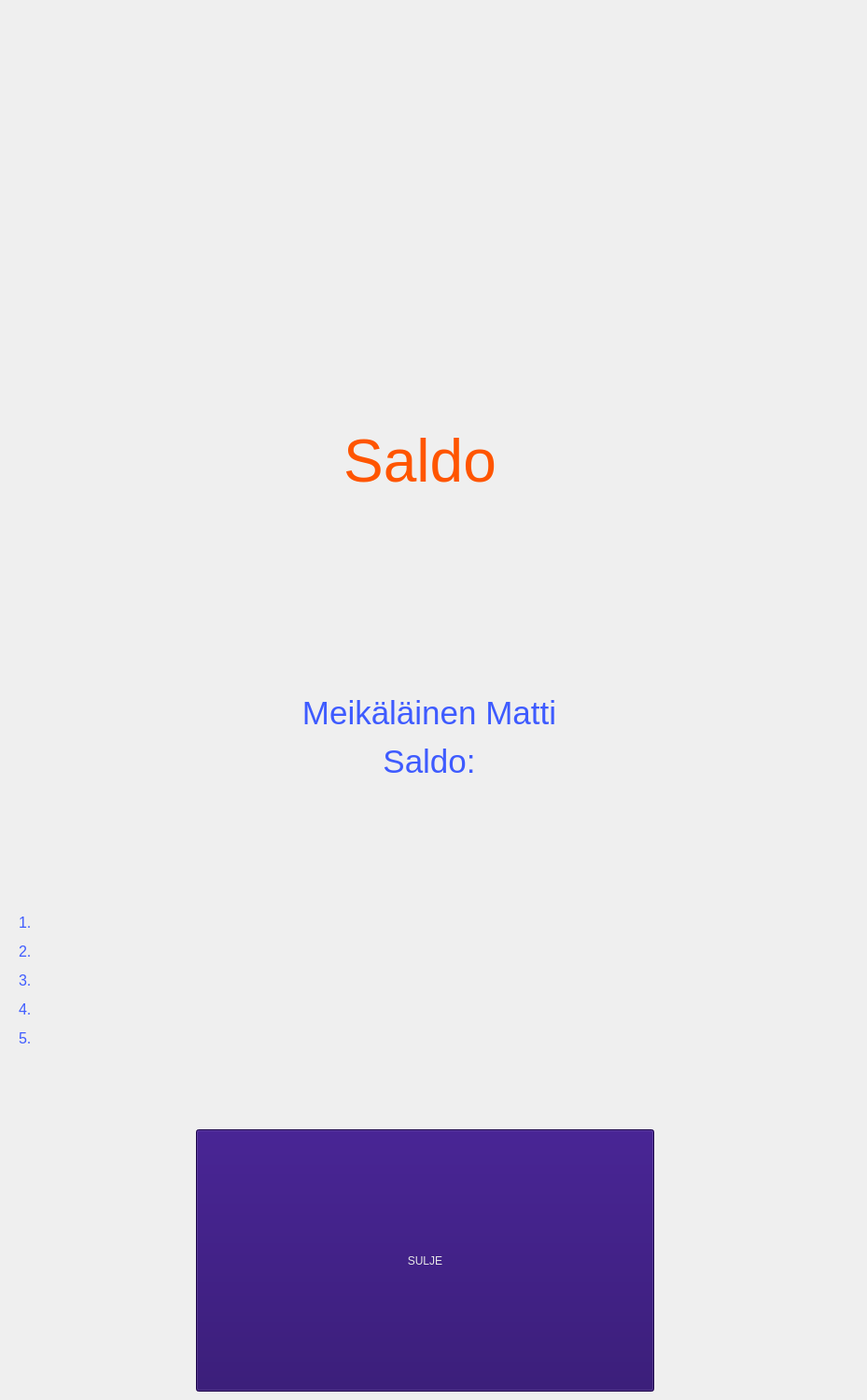
    <widget class="QWidget" name="page_8">
     <widget class="QLabel" name="label_11">
      <property name="geometry">
       <rect>
        <x>0</x>
        <y>360</y>
        <width>900</width>
        <height>271</height>
       </rect>
      </property>
      <property name="sizePolicy">
       <sizepolicy hsizetype="Preferred" vsizetype="Maximum">
        <horstretch>0</horstretch>
        <verstretch>0</verstretch>
       </sizepolicy>
      </property>
      <property name="palette">
       <palette>
        <active>
         <colorrole role="WindowText">
          <brush brushstyle="SolidPattern">
           <color alpha="255">
            <red>255</red>
            <green>85</green>
            <blue>0</blue>
           </color>
          </brush>
         </colorrole>
         <colorrole role="Button">
          <brush brushstyle="SolidPattern">
           <color alpha="255">
            <red>60</red>
            <green>60</green>
            <blue>60</blue>
           </color>
          </brush>
         </colorrole>
         <colorrole role="Base">
          <brush brushstyle="SolidPattern">
           <color alpha="255">
            <red>60</red>
            <green>60</green>
            <blue>60</blue>
           </color>
          </brush>
         </colorrole>
         <colorrole role="Window">
          <brush brushstyle="SolidPattern">
           <color alpha="255">
            <red>60</red>
            <green>60</green>
            <blue>60</blue>
           </color>
          </brush>
         </colorrole>
        </active>
        <inactive>
         <colorrole role="WindowText">
          <brush brushstyle="SolidPattern">
           <color alpha="255">
            <red>255</red>
            <green>85</green>
            <blue>0</blue>
           </color>
          </brush>
         </colorrole>
         <colorrole role="Button">
          <brush brushstyle="SolidPattern">
           <color alpha="255">
            <red>60</red>
            <green>60</green>
            <blue>60</blue>
           </color>
          </brush>
         </colorrole>
         <colorrole role="Base">
          <brush brushstyle="SolidPattern">
           <color alpha="255">
            <red>60</red>
            <green>60</green>
            <blue>60</blue>
           </color>
          </brush>
         </colorrole>
         <colorrole role="Window">
          <brush brushstyle="SolidPattern">
           <color alpha="255">
            <red>60</red>
            <green>60</green>
            <blue>60</blue>
           </color>
          </brush>
         </colorrole>
        </inactive>
        <disabled>
         <colorrole role="WindowText">
          <brush brushstyle="SolidPattern">
           <color alpha="127">
            <red>255</red>
            <green>255</green>
            <blue>255</blue>
           </color>
          </brush>
         </colorrole>
         <colorrole role="Button">
          <brush brushstyle="SolidPattern">
           <color alpha="255">
            <red>60</red>
            <green>60</green>
            <blue>60</blue>
           </color>
          </brush>
         </colorrole>
         <colorrole role="Base">
          <brush brushstyle="SolidPattern">
           <color alpha="255">
            <red>60</red>
            <green>60</green>
            <blue>60</blue>
           </color>
          </brush>
         </colorrole>
         <colorrole role="Window">
          <brush brushstyle="SolidPattern">
           <color alpha="255">
            <red>60</red>
            <green>60</green>
            <blue>60</blue>
           </color>
          </brush>
         </colorrole>
        </disabled>
       </palette>
      </property>
      <property name="font">
       <font>
        <pointsize>47</pointsize>
       </font>
      </property>
      <property name="text">
       <string>&lt;html&gt;&lt;head/&gt;&lt;body&gt;&lt;p align=&quot;center&quot;&gt;&lt;span style=&quot; font-size:48pt;&quot;&gt;Saldo&lt;/span&gt;&lt;/p&gt;&lt;/body&gt;&lt;/html&gt;</string>
      </property>
     </widget>
     <widget class="QLabel" name="labelSaldo">
      <property name="geometry">
       <rect>
        <x>10</x>
        <y>660</y>
        <width>900</width>
        <height>261</height>
       </rect>
      </property>
      <property name="sizePolicy">
       <sizepolicy hsizetype="Preferred" vsizetype="Maximum">
        <horstretch>0</horstretch>
        <verstretch>0</verstretch>
       </sizepolicy>
      </property>
      <property name="palette">
       <palette>
        <active>
         <colorrole role="WindowText">
          <brush brushstyle="SolidPattern">
           <color alpha="255">
            <red>62</red>
            <green>91</green>
            <blue>255</blue>
           </color>
          </brush>
         </colorrole>
         <colorrole role="Button">
          <brush brushstyle="SolidPattern">
           <color alpha="255">
            <red>60</red>
            <green>60</green>
            <blue>60</blue>
           </color>
          </brush>
         </colorrole>
         <colorrole role="Base">
          <brush brushstyle="SolidPattern">
           <color alpha="255">
            <red>60</red>
            <green>60</green>
            <blue>60</blue>
           </color>
          </brush>
         </colorrole>
         <colorrole role="Window">
          <brush brushstyle="SolidPattern">
           <color alpha="255">
            <red>60</red>
            <green>60</green>
            <blue>60</blue>
           </color>
          </brush>
         </colorrole>
        </active>
        <inactive>
         <colorrole role="WindowText">
          <brush brushstyle="SolidPattern">
           <color alpha="255">
            <red>62</red>
            <green>91</green>
            <blue>255</blue>
           </color>
          </brush>
         </colorrole>
         <colorrole role="Button">
          <brush brushstyle="SolidPattern">
           <color alpha="255">
            <red>60</red>
            <green>60</green>
            <blue>60</blue>
           </color>
          </brush>
         </colorrole>
         <colorrole role="Base">
          <brush brushstyle="SolidPattern">
           <color alpha="255">
            <red>60</red>
            <green>60</green>
            <blue>60</blue>
           </color>
          </brush>
         </colorrole>
         <colorrole role="Window">
          <brush brushstyle="SolidPattern">
           <color alpha="255">
            <red>60</red>
            <green>60</green>
            <blue>60</blue>
           </color>
          </brush>
         </colorrole>
        </inactive>
        <disabled>
         <colorrole role="WindowText">
          <brush brushstyle="SolidPattern">
           <color alpha="127">
            <red>255</red>
            <green>255</green>
            <blue>255</blue>
           </color>
          </brush>
         </colorrole>
         <colorrole role="Button">
          <brush brushstyle="SolidPattern">
           <color alpha="255">
            <red>60</red>
            <green>60</green>
            <blue>60</blue>
           </color>
          </brush>
         </colorrole>
         <colorrole role="Base">
          <brush brushstyle="SolidPattern">
           <color alpha="255">
            <red>60</red>
            <green>60</green>
            <blue>60</blue>
           </color>
          </brush>
         </colorrole>
         <colorrole role="Window">
          <brush brushstyle="SolidPattern">
           <color alpha="255">
            <red>60</red>
            <green>60</green>
            <blue>60</blue>
           </color>
          </brush>
         </colorrole>
        </disabled>
       </palette>
      </property>
      <property name="font">
       <font>
        <pointsize>47</pointsize>
       </font>
      </property>
      <property name="text">
       <string>&lt;html&gt;&lt;head/&gt;&lt;body&gt;&lt;p align=&quot;center&quot;&gt;&lt;span style=&quot; font-size:26pt;&quot;&gt;Meikäläinen Matti&lt;/span&gt;&lt;/p&gt;&lt;p align=&quot;center&quot;&gt;&lt;span style=&quot; font-size:26pt;&quot;&gt;Saldo:&lt;/span&gt;&lt;/p&gt;&lt;/body&gt;&lt;/html&gt;</string>
      </property>
     </widget>
     <widget class="QPushButton" name="Sulje_2">
      <property name="geometry">
       <rect>
        <x>210</x>
        <y>1210</y>
        <width>491</width>
        <height>281</height>
       </rect>
      </property>
      <property name="palette">
       <palette>
        <active>
         <colorrole role="WindowText">
          <brush brushstyle="SolidPattern">
           <color alpha="255">
            <red>231</red>
            <green>231</green>
            <blue>231</blue>
           </color>
          </brush>
         </colorrole>
         <colorrole role="Button">
          <brush brushstyle="SolidPattern">
           <color alpha="255">
            <red>33</red>
            <green>0</green>
            <blue>100</blue>
           </color>
          </brush>
         </colorrole>
         <colorrole role="Dark">
          <brush brushstyle="SolidPattern">
           <color alpha="255">
            <red>255</red>
            <green>255</green>
            <blue>255</blue>
           </color>
          </brush>
         </colorrole>
         <colorrole role="Text">
          <brush brushstyle="SolidPattern">
           <color alpha="255">
            <red>231</red>
            <green>231</green>
            <blue>231</blue>
           </color>
          </brush>
         </colorrole>
         <colorrole role="ButtonText">
          <brush brushstyle="SolidPattern">
           <color alpha="255">
            <red>231</red>
            <green>231</green>
            <blue>231</blue>
           </color>
          </brush>
         </colorrole>
         <colorrole role="Base">
          <brush brushstyle="SolidPattern">
           <color alpha="255">
            <red>33</red>
            <green>0</green>
            <blue>100</blue>
           </color>
          </brush>
         </colorrole>
         <colorrole role="Window">
          <brush brushstyle="SolidPattern">
           <color alpha="255">
            <red>33</red>
            <green>0</green>
            <blue>100</blue>
           </color>
          </brush>
         </colorrole>
        </active>
        <inactive>
         <colorrole role="WindowText">
          <brush brushstyle="SolidPattern">
           <color alpha="255">
            <red>231</red>
            <green>231</green>
            <blue>231</blue>
           </color>
          </brush>
         </colorrole>
         <colorrole role="Button">
          <brush brushstyle="SolidPattern">
           <color alpha="255">
            <red>33</red>
            <green>0</green>
            <blue>100</blue>
           </color>
          </brush>
         </colorrole>
         <colorrole role="Dark">
          <brush brushstyle="SolidPattern">
           <color alpha="255">
            <red>255</red>
            <green>255</green>
            <blue>255</blue>
           </color>
          </brush>
         </colorrole>
         <colorrole role="Text">
          <brush brushstyle="SolidPattern">
           <color alpha="255">
            <red>231</red>
            <green>231</green>
            <blue>231</blue>
           </color>
          </brush>
         </colorrole>
         <colorrole role="ButtonText">
          <brush brushstyle="SolidPattern">
           <color alpha="255">
            <red>231</red>
            <green>231</green>
            <blue>231</blue>
           </color>
          </brush>
         </colorrole>
         <colorrole role="Base">
          <brush brushstyle="SolidPattern">
           <color alpha="255">
            <red>33</red>
            <green>0</green>
            <blue>100</blue>
           </color>
          </brush>
         </colorrole>
         <colorrole role="Window">
          <brush brushstyle="SolidPattern">
           <color alpha="255">
            <red>33</red>
            <green>0</green>
            <blue>100</blue>
           </color>
          </brush>
         </colorrole>
        </inactive>
        <disabled>
         <colorrole role="WindowText">
          <brush brushstyle="SolidPattern">
           <color alpha="255">
            <red>255</red>
            <green>255</green>
            <blue>255</blue>
           </color>
          </brush>
         </colorrole>
         <colorrole role="Button">
          <brush brushstyle="SolidPattern">
           <color alpha="255">
            <red>33</red>
            <green>0</green>
            <blue>100</blue>
           </color>
          </brush>
         </colorrole>
         <colorrole role="Dark">
          <brush brushstyle="SolidPattern">
           <color alpha="255">
            <red>255</red>
            <green>255</green>
            <blue>255</blue>
           </color>
          </brush>
         </colorrole>
         <colorrole role="Text">
          <brush brushstyle="SolidPattern">
           <color alpha="255">
            <red>255</red>
            <green>255</green>
            <blue>255</blue>
           </color>
          </brush>
         </colorrole>
         <colorrole role="ButtonText">
          <brush brushstyle="SolidPattern">
           <color alpha="255">
            <red>255</red>
            <green>255</green>
            <blue>255</blue>
           </color>
          </brush>
         </colorrole>
         <colorrole role="Base">
          <brush brushstyle="SolidPattern">
           <color alpha="255">
            <red>33</red>
            <green>0</green>
            <blue>100</blue>
           </color>
          </brush>
         </colorrole>
         <colorrole role="Window">
          <brush brushstyle="SolidPattern">
           <color alpha="255">
            <red>33</red>
            <green>0</green>
            <blue>100</blue>
           </color>
          </brush>
         </colorrole>
        </disabled>
       </palette>
      </property>
      <property name="styleSheet">
       <string notr="true">background-color: rgb(33, 0, 100);
font: 36pt &quot;Ebrima&quot;; </string>
      </property>
      <property name="text">
       <string>SULJE</string>
      </property>
     </widget>
     <widget class="QLabel" name="labelTapahtuma">
      <property name="geometry">
       <rect>
        <x>20</x>
        <y>890</y>
        <width>900</width>
        <height>321</height>
       </rect>
      </property>
      <property name="sizePolicy">
       <sizepolicy hsizetype="Preferred" vsizetype="Maximum">
        <horstretch>0</horstretch>
        <verstretch>0</verstretch>
       </sizepolicy>
      </property>
      <property name="palette">
       <palette>
        <active>
         <colorrole role="WindowText">
          <brush brushstyle="SolidPattern">
           <color alpha="255">
            <red>62</red>
            <green>91</green>
            <blue>255</blue>
           </color>
          </brush>
         </colorrole>
         <colorrole role="Button">
          <brush brushstyle="SolidPattern">
           <color alpha="255">
            <red>60</red>
            <green>60</green>
            <blue>60</blue>
           </color>
          </brush>
         </colorrole>
         <colorrole role="Base">
          <brush brushstyle="SolidPattern">
           <color alpha="255">
            <red>60</red>
            <green>60</green>
            <blue>60</blue>
           </color>
          </brush>
         </colorrole>
         <colorrole role="Window">
          <brush brushstyle="SolidPattern">
           <color alpha="255">
            <red>60</red>
            <green>60</green>
            <blue>60</blue>
           </color>
          </brush>
         </colorrole>
        </active>
        <inactive>
         <colorrole role="WindowText">
          <brush brushstyle="SolidPattern">
           <color alpha="255">
            <red>62</red>
            <green>91</green>
            <blue>255</blue>
           </color>
          </brush>
         </colorrole>
         <colorrole role="Button">
          <brush brushstyle="SolidPattern">
           <color alpha="255">
            <red>60</red>
            <green>60</green>
            <blue>60</blue>
           </color>
          </brush>
         </colorrole>
         <colorrole role="Base">
          <brush brushstyle="SolidPattern">
           <color alpha="255">
            <red>60</red>
            <green>60</green>
            <blue>60</blue>
           </color>
          </brush>
         </colorrole>
         <colorrole role="Window">
          <brush brushstyle="SolidPattern">
           <color alpha="255">
            <red>60</red>
            <green>60</green>
            <blue>60</blue>
           </color>
          </brush>
         </colorrole>
        </inactive>
        <disabled>
         <colorrole role="WindowText">
          <brush brushstyle="SolidPattern">
           <color alpha="127">
            <red>255</red>
            <green>255</green>
            <blue>255</blue>
           </color>
          </brush>
         </colorrole>
         <colorrole role="Button">
          <brush brushstyle="SolidPattern">
           <color alpha="255">
            <red>60</red>
            <green>60</green>
            <blue>60</blue>
           </color>
          </brush>
         </colorrole>
         <colorrole role="Base">
          <brush brushstyle="SolidPattern">
           <color alpha="255">
            <red>60</red>
            <green>60</green>
            <blue>60</blue>
           </color>
          </brush>
         </colorrole>
         <colorrole role="Window">
          <brush brushstyle="SolidPattern">
           <color alpha="255">
            <red>60</red>
            <green>60</green>
            <blue>60</blue>
           </color>
          </brush>
         </colorrole>
        </disabled>
       </palette>
      </property>
      <property name="font">
       <font>
        <pointsize>47</pointsize>
       </font>
      </property>
      <property name="text">
       <string>&lt;html&gt;&lt;head/&gt;&lt;body&gt;&lt;p&gt;&lt;span style=&quot; font-size:12pt;&quot;&gt;1.&lt;/span&gt;&lt;/p&gt;&lt;p&gt;&lt;span style=&quot; font-size:12pt;&quot;&gt;2.&lt;/span&gt;&lt;/p&gt;&lt;p&gt;&lt;span style=&quot; font-size:12pt;&quot;&gt;3.&lt;/span&gt;&lt;/p&gt;&lt;p&gt;&lt;span style=&quot; font-size:12pt;&quot;&gt;4.&lt;/span&gt;&lt;/p&gt;&lt;p&gt;&lt;span style=&quot; font-size:12pt;&quot;&gt;5.&lt;/span&gt;&lt;/p&gt;&lt;/body&gt;&lt;/html&gt;</string>
      </property>
     </widget>
    </widget>
